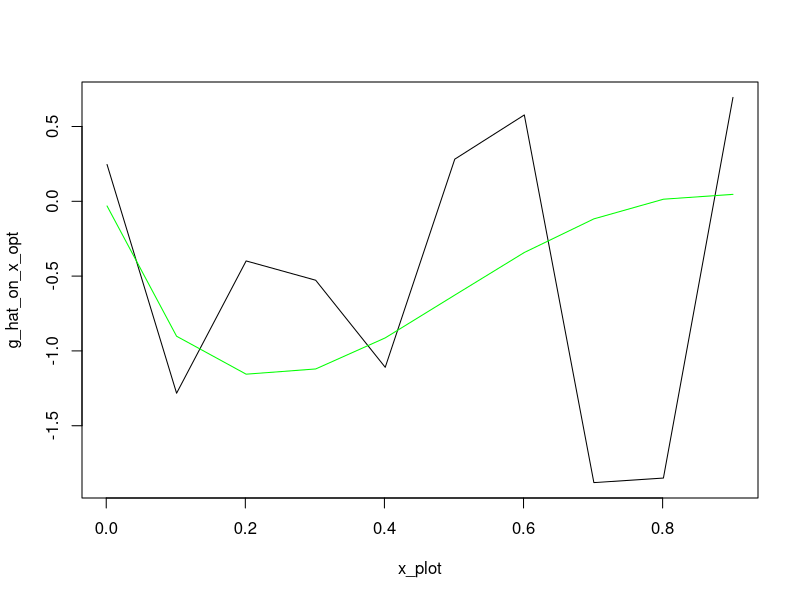
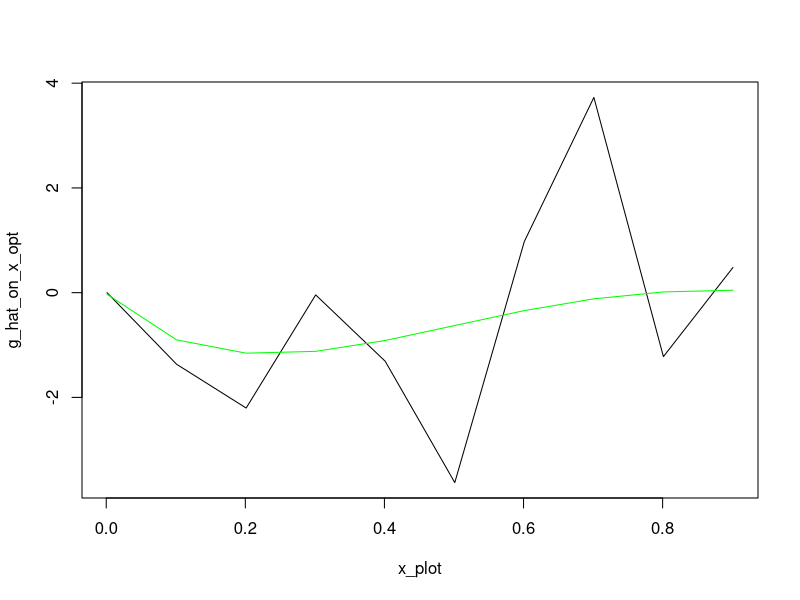
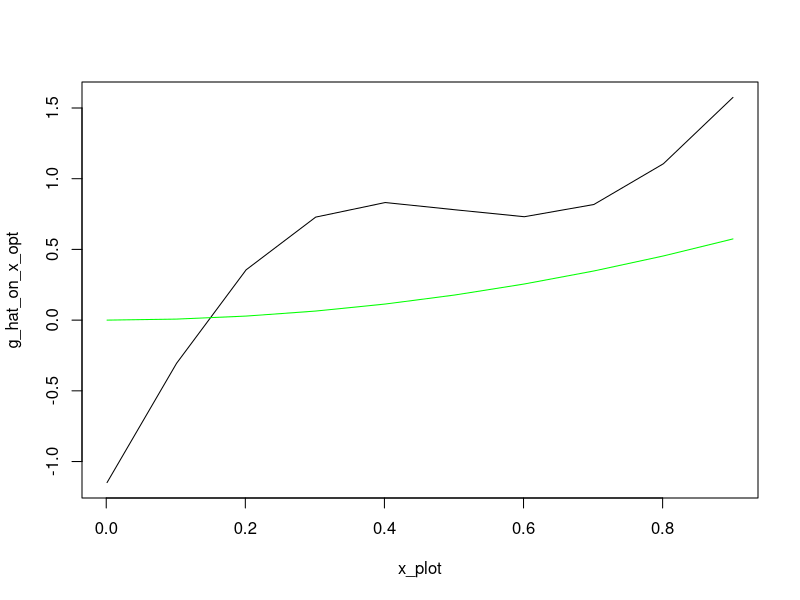
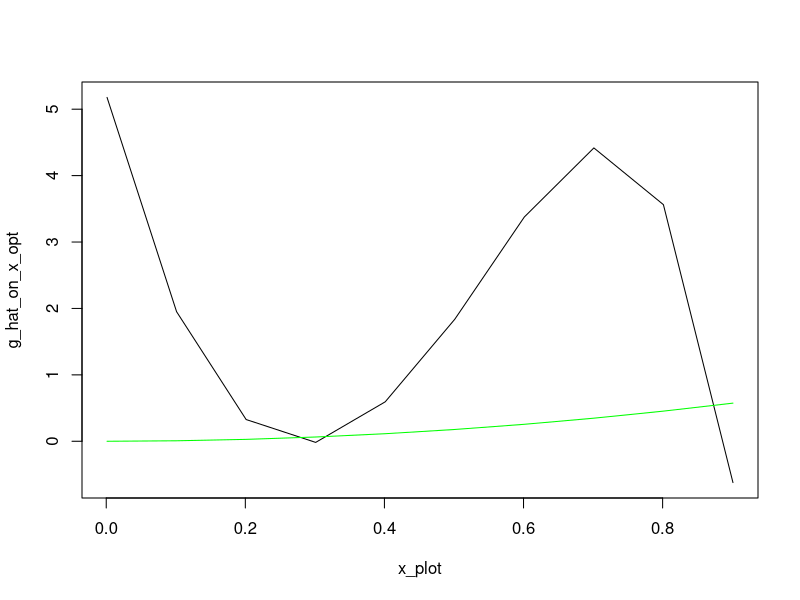
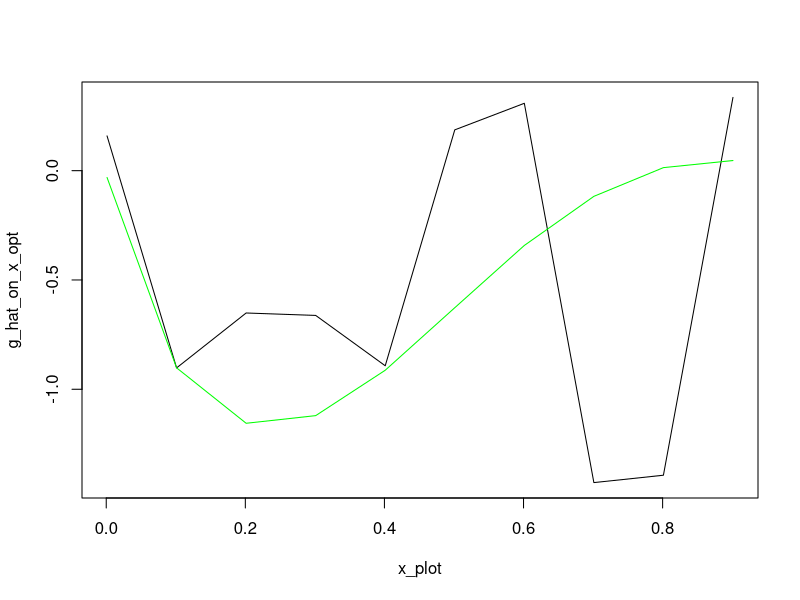
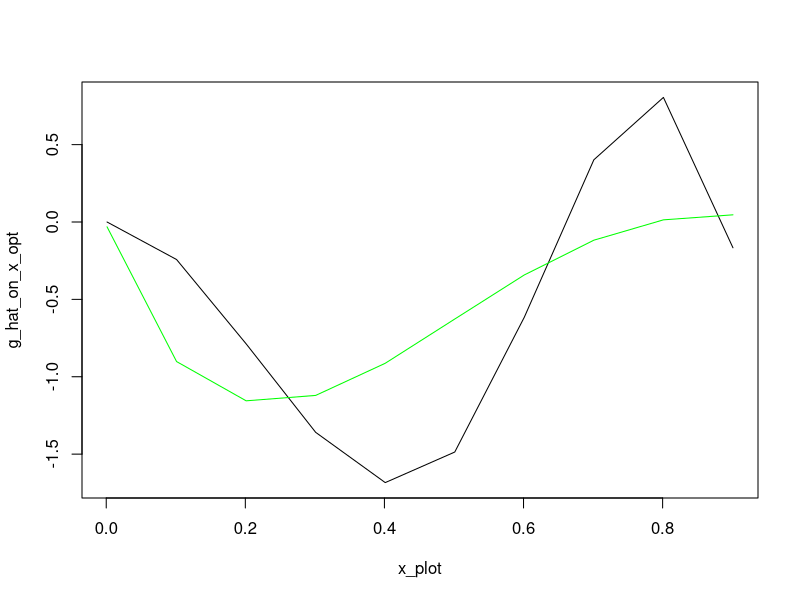
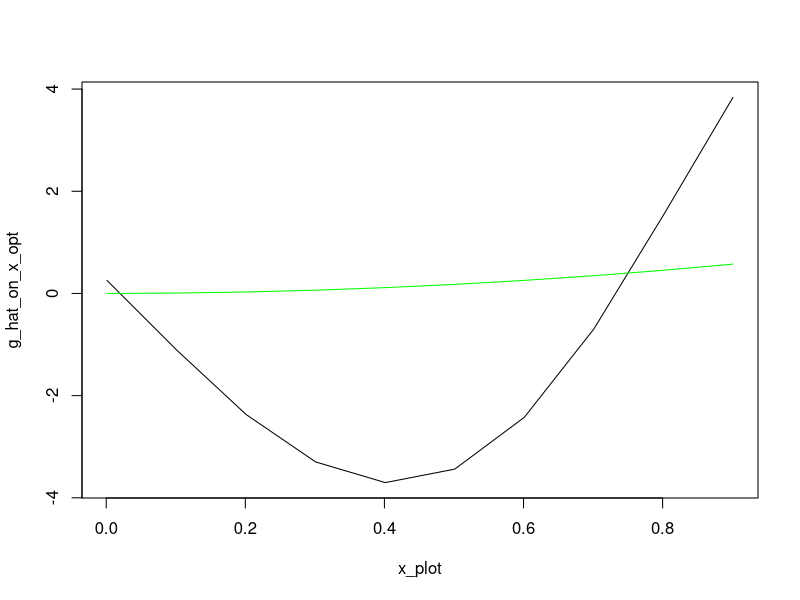
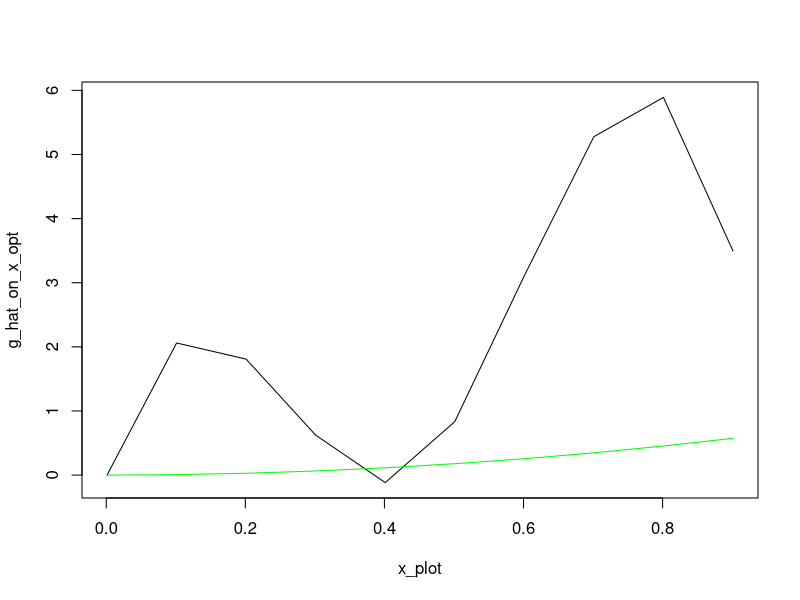

These figures' R source, in order: (Note: this script raises an error after producing the figures.)
#### Packages ####
library(splines)
library(MASS)
library(caret)



#### Estimate the gamma in the series estimation ####

kernel_functions <- function(x,ker='normal',knorm="sq")
{
  # Densities such as the integral of the square of the density is one if knorm is sq 
  # or such that the sd is one if knorm is sd.
  if (ker=='normal') 
  { 
    s <- switch(knorm,
                sd = 1,
                sq = 1/(2*sqrt(pi)))
    aux <- exp(- x^2 /(2*s^2)) / (sqrt(2*pi)*s)
  }
  if (ker=='triangle')
  {
    s <- switch(knorm,
                sd = sqrt(6),
                sq = (2/3))
    aux <- (s-abs(x))
    aux <- aux * (aux >0)/s^2
  }
  if (ker=='laplace')
  {
    s <- switch(knorm,
                sd = 1/sqrt(2),
                sq = 1/4)
    aux <- exp(-abs(x)/s)/(2*s)
  }
  return(aux)
}

create_W <- function(W, h=1 ,ker='normal',knorm="sq",remove=FALSE)
{
  #   ICM and smoothing matrix 
  #   If no bandwidth is provided for the function, h=1 is used  (no smoothing)
  #   The principle diagonal is replaced with zeros if remove = TRUE.
  n_w <- length(W)
  mat <- sapply(W,function(e) W - e*pracma::ones(n_w,1))
  wmat <-  kernel_functions(mat / h,ker=ker,knorm=knorm)/h; # kernel smoothing 
  # principle diagonal of the matrix replaced with zeros
  if (remove==TRUE) wmat <-  wmat - diag(diag(wmat))
  return(wmat/(n**2))
}

# splines
create_P_splines <- function(x, Z, J, degree){
  knots = quantile(Z, probs = seq(0, 1, length.out = J))
  return(bs(x, knots = knots, degree = degree, intercept = FALSE)[,1:length(knots)+degree-1])}

#trigo
p_j_trigo_0_1 <-function(j, J, z){
  a = 2*pi*j*z
  #print(a)
  if (j==1){
    return(1)
  }
  if (j%%2 == 0){
    cos_val = cos(a)
    return(sqrt(2)*cos_val)
  }
  else{
    sin_val = sin(a)
    return(sqrt(2)*sin_val)
  }
}

#hist
p_j_hist_0_1 <-function(j, J, z){
  l = length(z)
  if (l>1){
    res = rep(0, l)
    for (i in 1:l){
      if (z[i] >= (j - 1) / J && z[i] < j / J) {
        res[i] = sqrt(J)
      } else {
        res[i] = 0
      }
    }
    return(res)}
  else{
    if (z >= (j - 1) / J && z < j / J) {
      return(sqrt(J))
    } else{
      return(0)
    }
  }
}

# generalize for interval [a,b] : en fait ici on peut dire qu'on normalise Z entre 0 et 1
basis_a_b <-function(j, J, z, a, b, p_j_0_1){
  return(p_j_0_1(j,J,((z-a)/(b-a)))/sqrt(b-a))
}

# create P
create_P <- function(z_eval, J, Z, p_j, degree, spline_bool){
  n = length(Z)
  a = min(Z)
  b = max(Z)
  P = matrix(0, n, J)
  if (spline_bool == 0){
    for (j in 1:J){
      if (a!=b){
        for (i in 1:n){
          P[i,j] = basis_a_b(j, J, Z[i], a, b, p_j)}}
      else{
        P[i,j] = p_j(j, J, Z[i])
      }
    }
  }
  else{
    P <- create_P_splines(z_eval, Z, J, degree)
  }
  return(P)
}

# compute gamma_hat
estimation_gamma <- function(J, W, Z, Y, p_j, bool_splines, degree){
  n = length(Z)
  a = min(Z)
  b = max(Z)
  #compute Omega
  Omega <- create_W(W)
  
  #compute P
  P <- create_P(Z, J, Z, p_j, degree, bool_splines)
  
  #compute gamma
  gamma_step = t(P)%*%Omega%*%Y
  gamma_step_invert = solve(t(P)%*%Omega%*%P)
  gamma_hat = gamma_step_invert%*%gamma_step
  
  return(gamma_hat)
}

# Compute g_hat
g_hat <- function(z, J, p_j, gamma_hat, a, b){
  p_j_vector = rep(0, J)
  for (j in 1:J){
    p_j_vector[j] = basis_a_b(j, J, z, a, b, p_j)
  }
  return(sum(gamma_hat*p_j_vector))
}


#### Simulation 1 from Chen ####
g_sim_1 <- function(z, case){
  return(sin(4*z)*log(z))
}

simulate_data_1 <- function(data_param, g_sim, case){
  n = data_param[1]
  corr = data_param[2]
  
  U_V = mvrnorm(n, mu = c(0, 0), Sigma = matrix(c(1, corr, corr, 1),ncol = 2))
  
  U = U_V[,1]
  V = U_V[,2]
  X = rnorm(n, 0, 1)
  W = pnorm(X, 0, 1)
  D = rbinom(n, 1, 0.5)
  Z = pnorm(D*(X+V)+(1-D)*V)

  Y = g_sim(Z, none) + U
  
  return(list(U = U, V = V, X = X, W = W, D = D, Z = Z, Y = Y))
}

#data_param_1 = (n, corr)
n = 1250 #2500, 5000, 10 000
corr = 0.75
data_param_1 = c(n, corr)

simul_1 = simulate_data_1(data_param_1, g_sim_1, none) 


#### Simulation 2 from Chen ####
n = 1250 #2500, 5000, 10 000
Z = runif(n,0,1)
U = rnorm(n,0,1)
g_sim_2 <- function(z, case){
  return(sin(15*pi*z)*cos(z))
}

Y = g_sim_2(Z,none) + U

#attention ici pas d'instrument : à réfléchir




#### Simulation 3 #### 
simulate_data_3 <- function(data_param, g_sim, case){
  n = data_param[1]
  rhoev = data_param[2]
  rhowz = data_param[3]
  
  W = rnorm(n, 0, 1)
  V = rnorm(n, 0, 1)
  
  beta = sqrt((rhoev**2)/(1 - rhoev**2))
  Z = (beta*W + V)/sqrt(1+beta**2)
  
  eta = rnorm(n, 0, 1)
  a = sqrt((rhowz**2)/(1 - rhowz**2))
  eps = (a*V + eta)/sqrt(1+beta**2)
  
  Y = g_sim(Z,case) + eps
  
  return(list(W = W, V = V, Z = Z, Y = Y, eps = eps))
}

g_sim_3 <- function(x,case)  
{
  switch(case,  
         x,
         x^2/sqrt(2),
         sqrt(3*sqrt(3))*x*exp(-(x^2)/2),
         sqrt(3)*x*sin(pi*x/2),
         4*exp(-abs(x)) , 
         log(abs(x-1)+1)*ifelse(x>1,1,-1)*sqrt(10/3),
         sqrt(2)*x*cos(pi*x),
         (log(abs(x-1)+1)*ifelse(x>1,1,-1)*sqrt(10/3) - 0.6*x+ (x^3)*2)/8
  )
}


#n = 200 #or 400
#rhoev = 0.5 #0.8, 0.8
#rhowz = 0.9 #0.9, 0.7

data_param_3 = c(200, 0.5, 0.9)
simul_3 = simulate_data_3(data_param_3, g_sim_3, 2) #utilisent que le cas 2 et 3 dans le papier lapenta


#### Selection of J by cross-validation on M ####
calcul_M_g_hat <- function(gamma_hat, J, Z, Y, W, p_j_hat, bool_splines, degree){
  Omega <- create_W(W)
  M = 0 
  a = min(Z)
  b = max(Z)
  n = length(Z)
  g_hat_on_Z <- rep(0, n)
  if (bool_splines == 0){
    for (i in 1:n){
      g_hat_on_Z = g_hat(Z[i], J, p_j_hat, gamma_hat, a, b)
    }}
  else{
    basis <- create_P_splines(Z, Z, J, degree)
    g_hat_on_Z <- basis%*%gamma_hat
  }
  
  for (i in 1:n){
    for (j in 1:n){
      M = M + (Y[i] - g_hat_on_Z[i])*(Y[j] - g_hat_on_Z[j])*Omega[i,j]
    }
    return(M/(n**2))
  }}


calcul_M_true_g <- function(g, J, Z, Y, W){
  M = 0
  Omega <- create_W(W)
  for (i in 1:n){
    for (j in 1:n){
      M = M + (Y[i] - g(Z[i]))*(Y[j] - g(Z[j]))*Omega[i,j]
    }
    return(M/(n**2))
  }}

calcul_M_g_hat_test_sample <- function(g_hat_on_Z_test, Omega, n_test, Y_test){
  M = 0
  for (i in 1:n_test){
    for (j in 1:n_test){
      M = M + (Y_test[i] - g_hat_on_Z_test[i])*(Y_test[j] - g_hat_on_Z_test[j])*Omega[i,j]
    }
    return(M/(n_test**2))
  }}


#we want to minimize M so we choose J such that M is minimal
sample_train_test <- function(Z, Y, W, p_train){
  # Create a single data frame with all variables
  df <- data.frame(Z = Z, Y = Y, W = W)
  
  # Create bins based on the X variable (you can modify the binning logic if needed)
  bins <- cut(df$Z, breaks = 3, labels = FALSE)
  
  # Sample indices for the training set using bins for stratification
  index_train <- createDataPartition(bins, p = p_train, list = FALSE)
  
  # Indices for the validation set (complementary to train indices)
  index_val <- setdiff(seq_len(nrow(df)), index_train)
  
  # Create train and validation sets based on indices
  train_set <- df[index_train, ]
  val_set   <- df[index_val, ]
  
  # Return the training and validation sets
  return(list(
    Z_train = train_set$Z, Y_train = train_set$Y, W_train = train_set$W,
    Z_validation = val_set$Z, Y_validation = val_set$Y, W_validation = val_set$W
  ))
}

optimization_CV_M <- function(Z, W, Y, vect_J_to_test, p_train, p_j, bool_splines, degree, x_plot, case, true_g){
  gamma_hat_list <- vector("list", length(vect_J_to_test))
  a = min(Z)
  b = max(Z)
  M_values <- numeric(length(vect_J_to_test))
  n = length(Z)
  
  # split the data in training and test set
  sampled_data <- sample_train_test(Z, Y, W, p_train)
  Z_train <- sampled_data$Z_train
  Y_train <- sampled_data$Y_train
  W_train <- sampled_data$W_train
  Z_validation <- sampled_data$Z_validation
  Y_validation <- sampled_data$Y_validation
  W_validation <- sampled_data$W_validation
  n_train <- length(Z_train)
  
  # compute gamma_hat_train and g_hat_train for the training set
  for (j in 1:length(vect_J_to_test)){
    #compute gamma_hat_train
    gamma_hat <- estimation_gamma(vect_J_to_test[j],W_train,Z_train,Y_train,p_j, bool_splines, degree)
    gamma_hat_list[[j]] <- gamma_hat
    
    # compute the prediction of g_hat_train on the test set 
    n_val <- length(Z_validation)
    if (bool_splines == 0){ 
      g_hat_on_Z_val = rep(0, n_val)
      for (i in 1:n_val){
        g_hat_on_Z_val[i] <- g_hat(Z_validation[i], vect_J_to_test[j], p_j, gamma_hat, a, b)
      }}
    else{
      basis <- create_P_splines(Z_validation, Z_train, vect_J_to_test[j], degree)
      g_hat_on_Z_val <-  basis%*%gamma_hat
    }
    
    # compute M and store it 
    Omega_val <- create_W(W_validation)
    M_values[j] <- calcul_M_g_hat_test_sample(g_hat_on_Z_val, Omega_val, n_val, Y_validation)
  }
  
  # return J corresponding to the smallest MSE
  J_opt = vect_J_to_test[which.min(M_values)]
  print(c(M_values, J_opt))
  gamma_hat <- estimation_gamma(J_opt,W,Z,Y,p_j, bool_splines, degree)
  
  g_hat_on_x_opt = rep(0, length(x_plot))
  if (bool_splines == 0){ 
    for (i in 1:length(x_plot)){
      g_hat_on_x_opt[i] <- g_hat(x_plot[i], J_opt, p_j, gamma_hat, a, b)
    }}
  else{
    basis <- create_P_splines(x_plot, Z, J_opt, degree)
    g_hat_on_x_opt <- basis%*%gamma_hat
  }
  
  g_on_x = true_g(x_plot, case)
  plot(x_plot, g_hat_on_x_opt, type = 'l', col = 'black')
  lines(x_plot, g_on_x, type = 'l', col = 'green')
  
  return(J_opt)
  
}


#simulation 1 
data_param_1 = c(1250, 0.75)
simul_1 <- simulate_data_1(data_param_1, g_sim_1, none)
vect_J_to_test = seq(3, 10, by = 1)
x = seq(min(Z), max(Z), by = 0.1)
optimization_CV_M(simul_1$Z, simul_1$W, simul_1$Y, vect_J_to_test, 0.6, p_j_trigo_0_1, 0, none, x, none, g_sim_1)

vect_J_to_test = seq(3, 10, by = 1)
x = seq(min(Z), max(Z), by = 0.1)
optimization_CV_M(simul_1$Z, simul_1$W, simul_1$Y, vect_J_to_test, 0.6, none, 1, 3, x, none, g_sim_1)


#simulation 3 : avec base trigo, pas l'impression que ça fonctionne de ouf
data_param_3 = c(200, 0.5, 0.9)
simul_3 = simulate_data_3(data_param_3, g_sim_3, 2) 

vect_J_to_test = seq(3, 20, by = 1)
x = seq(min(Z), max(Z), by = 0.1)
optimization_CV_M(simul_3$Z, simul_3$W, simul_3$Y, vect_J_to_test, 0.8, p_j_trigo_0_1, 0, none, x, 2, g_sim_3)


vect_J_to_test = seq(3, 20, by = 1)
x = seq(min(Z), max(Z), by = 0.1)
optimization_CV_M(simul_3$Z, simul_3$W, simul_3$Y, vect_J_to_test, 0.8, none, 1, 3, x, 2, g_sim_3)


#### Selection of J by cross-validation on the MSE ####
optimization_CV_MSE <- function(Z, W, Y, vect_J_to_test, p_train, p_j, bool_splines, degree, x_plot, case, true_g){
  gamma_hat_list <- vector("list", length(vect_J_to_test))
  a = min(Z)
  b = max(Z)
  MSE_values <- numeric(length(vect_J_to_test))
  n = length(Z)
  
  # split the data in training and test set
  sampled_data <- sample_train_test(Z, Y, W, p_train)
  Z_train <- sampled_data$Z_train
  Y_train <- sampled_data$Y_train
  W_train <- sampled_data$W_train
  Z_validation <- sampled_data$Z_validation
  Y_validation <- sampled_data$Y_validation
  W_validation <- sampled_data$W_validation
  n_train <- length(Z_train)
  
  # compute gamma_hat_train and g_hat_train for the training set
  for (j in 1:length(vect_J_to_test)){
    #compute gamma_hat_train
    gamma_hat <- estimation_gamma(vect_J_to_test[j],W_train,Z_train,Y_train,p_j, bool_splines, degree)
    gamma_hat_list[[j]] <- gamma_hat
    
    # compute the prediction of g_hat_train on the test set 
    n_val <- length(Z_validation)
    if (bool_splines == 0){ 
      g_hat_on_Z_val = rep(0, n_val)
      for (i in 1:n_val){
        g_hat_on_Z_val[i] <- g_hat(Z_validation[i], vect_J_to_test[j], p_j, gamma_hat, a, b)
      }}
    else{
      basis <- create_P_splines(Z_validation, Z_train, vect_J_to_test[j], degree)
      g_hat_on_Z_val <-  basis%*%gamma_hat
    }
    
    # compute MSE and store it
    MSE = sum((g_hat_on_Z_val - Z_validation)**2)
    MSE_values[j] = MSE
     }
  
  # return J corresponding to the smallest MSE
  J_opt = vect_J_to_test[which.min(MSE_values)]
  print(c(MSE_values, J_opt))
  gamma_hat <- estimation_gamma(J_opt,W,Z,Y,p_j, bool_splines, degree)
  
  g_hat_on_x_opt = rep(0, length(x_plot))
  if (bool_splines == 0){ 
    for (i in 1:length(x_plot)){
      g_hat_on_x_opt[i] <- g_hat(x_plot[i], J_opt, p_j, gamma_hat, a, b)
    }}
  else{
    basis <- create_P_splines(x_plot, Z, J_opt, degree)
    g_hat_on_x_opt <- basis%*%gamma_hat
  }
  
  g_on_x = true_g(x_plot, case)
  plot(x_plot, g_hat_on_x_opt, type = 'l', col = 'black')
  lines(x_plot, g_on_x, type = 'l', col = 'green')
  
  return(J_opt)
  
}

#simulation 1 
data_param_1 = c(1250, 0.75)
simul_1 <- simulate_data_1(data_param_1, g_sim_1, none)
vect_J_to_test = seq(3, 10, by = 1)
x = seq(min(Z), max(Z), by = 0.1)
optimization_CV_MSE(simul_1$Z, simul_1$W, simul_1$Y, vect_J_to_test, 0.6, p_j_trigo_0_1, 0, none, x, none, g_sim_1)

vect_J_to_test = seq(3, 10, by = 1)
x = seq(min(Z), max(Z), by = 0.1)
optimization_CV_MSE(simul_1$Z, simul_1$W, simul_1$Y, vect_J_to_test, 0.6, none, 1, 3, x, none, g_sim_1)


#simulation 3 
data_param_3 = c(200, 0.5, 0.9)
simul_3 = simulate_data_3(data_param_3, g_sim_3, 2) 

vect_J_to_test = seq(3, 20, by = 1)
x = seq(min(Z), max(Z), by = 0.1)
optimization_CV_MSE(simul_3$Z, simul_3$W, simul_3$Y, vect_J_to_test, 0.8, p_j_trigo_0_1, 0, none, x, 2, g_sim_3)


vect_J_to_test = seq(3, 20, by = 1)
x = seq(min(Z), max(Z), by = 0.1)
optimization_CV_MSE(simul_3$Z, simul_3$W, simul_3$Y, vect_J_to_test, 0.8, none, 1, 3, x, 2, g_sim_3)




#### Selection of J by Lepski 1 (Comte) #### 



#### Lepski with bootstrap ####



#install.packages("expm")
library(expm)
calcul_s_J <- function(J, W, Z, Y, p_j, bool_splines, degree){
  n = length(W)
  
  Omega <- create_W(W)
  Phi <- create_P(Z, J, Z, p_j, degree, bool_splines)
  tPhi_Phi <- t(Phi)%*%Phi
  
  inverse_tPhi_Phi <- solve(tPhi_Phi)
  sqrt_inverse_tPhi_Phi <- sqrtm(inverse_tPhi_Phi)
  res_mat <- n*sqrt_inverse_tPhi_Phi%*%t(Phi)%*%Omega%*%Phi%*%sqrt_inverse_tPhi_Phi
  
  min_eigen_val <- min(eigen(res_mat)$values)
  
  return(min_eigen_val)}


compute_M_bootstrap <- function(J, W, Z, Y, p_j, bool_splines, degree){
  n = length(Z)
  #compute Omega
  Omega <- create_W(W)
  
  #compute P
  P <- create_P(Z, J, Z, p_j, degree, bool_splines)
  
  #compute gamma
  M_boot_step = t(P)%*%Omega
  M_boot_step_invert = solve(t(P)%*%Omega%*%P)
  M_boot = M_boot_step_invert%*%M_boot_step
  
  return(M_boot)
}


calcul_hat_g_on_Z <- function(j, Z, p_j, gamma_hat, a, b, Z_to_evaluate, degree, bool_splines){
  g_hat_on_x <- rep(0, length(Z_to_evaluate))
  if (bool_splines == 0){
    for (i in 1:length(Z_to_evaluate)){
      g_hat_on_Z <- g_hat(Z_to_evaluate[i], j, p_j, gamma_hat, a, b)
    }
  }
  else{
    basis <- create_P_splines(Z_to_evaluate, Z, j, degree)
    if (length(gamma_hat)>1){
    g_hat_on_Z <- basis%*%gamma_hat}
    else {
      g_hat_on_Z <- gamma_hat*sum(basis)
    }
  }
  return(g_hat_on_Z)
}


create_matrix_U <- function(u_j, u_j_prime){
  n = length(u_j)
  res_mat <- matrix(0, nrow = n, ncol = n)
  for (i in 1:n){
    res_mat[i,i] = u_j[i]*u_j_prime[i]
  }
  return(res_mat)
}
  
  
T_stat_D <- function(x_grid, Y, Z, W, p_j, degree, bool_splines, I_hat, w_vector, list_M_boot, matrix_sigma_all_j_all_x, matrix_all_u, matrix_sigma_all_j_j2_all_x){
  I_hat = sort(I_hat)
  
  diff_matrix_allx <- replicate(length(x_grid), matrix(0, length_I_hat, length_I_hat), simplify = FALSE)#matrice des diff de D_j
  matrix_ratio_allx <-  replicate(length(x_grid), matrix(0, length_I_hat, length_I_hat), simplify = FALSE)
  
  for (j_index in 1:length(I_hat)){
    j = I_hat[j_index]
    u_hat_j = matrix_all_u[j_index,] #chaque ligne correspond au vecteur des erreurs de prédiction pour J = valeur de la ligne
    u_star_j = u_hat_j*w_vector #on calcule le vecteur bootstrap
    
    P_j_on_x <- create_P(x_grid, j, Z, p_j, degree, bool_splines)
    D_j_star = P_j_on_x%*%list_M_boot[[j]]%*%u_star_j #vecteur de taille nx
    
    for (j_prime_index in j_index:length(I_hat)){
      j_prime = I_hat[j_prime_index]
      
      #compute u_star_j_prime
      u_hat_j_prime = matrix_all_u[j_prime_index,]
      u_star_j_prime = u_hat_j_prime*w_vector
      
      #compute D_j_prime sur les x
      P_j_prime_on_x <- create_P(x_grid, j_prime, Z, p_j, degree, bool_splines)
      D_j_prime_star = P_j_prime_on_x%*%list_M_boot[[j_prime]]%*%u_star_j_prime #vecteur de taille x
    }
    
    #Stockage des résultats
    for (x_index in 1:length(x_grid)){
      diff_matrix_allx[[x_index]][j_index, j_prime_index] =abs(D_j_prime_star[x_index] - D_j_star[x_index]) 
      
      sigma_j_x = matrix_sigma_all_j_all_x[j_index, x_index]
      sigma_j_prime_x = matrix_sigma_all_j_all_x[j_prime_index, x_index]
      sigma_j_j_prime_x = matrix_sigma_all_j_j2_all_x[[x_index]][j_index, j_prime_index]
      sigma_val_x = sigma_j_x + sigma_j_prime_x - 2*sigma_j_j_prime_x
      
      if (sigma_val_x !=0){ #attention on a des sigma = 0 (bizarre) et donc pb
        matrix_ratio_allx[[x_index]][j_index, j_prime_index] = diff_matrix_allx[[x_index]][j_index,j_prime_index]/sqrt(sigma_val_x)
      }}  
    vec_max <- rep(0, length(x_grid))
    for (x_index in 1:length(x_grid)){
      vec_max[x_index] = max(matrix_ratio_allx[[x_index]])
    }
    
    return(max(vec_max))}}


compute_J_hat <- function(theta_star, I_hat, x_grid, p_j, matrix_gamma, matrix_sigma_all_j_all_x, matrix_sigma_all_j_j2_all_x){
  j_index = 1
  J = I_hat[j_index]
  ratio = calcul_ratio(J, j_index, I_hat, x_grid, p_j, matrix_gamma, matrix_sigma_all_j_all_x, matrix_sigma_all_j_j2_all_x)
  while (ratio > 1.1*theta_star){
    j_index = j_index + 1 
    J = I_hat[j_index]
    ratio = calcul_ratio(J, j_index, I_hat, x_grid, p_j, matrix_gamma, matrix_sigma_all_j_all_x, matrix_sigma_all_j_j2_all_x)
  }
  
  return(J)
}

calcul_ratio <- function(J, J_index, I_hat, x_grid, p_j, matrix_gamma, matrix_sigma_all_j_all_x, matrix_sigma_all_j_j2_all_x){
  res_mat <- matrix(0, length_I_hat, length(x_grid))
  
  P_j_on_x <- create_P(x_grid, J, Z, p_j, degree, bool_splines) #on crée la base pour J donné
  if (J>1){
    g_hat_J_x <- P_j_on_x%*%matrix_gamma[J_index,][1:J]
  }else{
    g_hat_J_x <- matrix_gamma[J_index,][1:J]*P_j_on_x}
  
  
  sigma_J_vect <- matrix_sigma_all_j_all_x[J_index,]
  
  for (J_prime_index in J_index:length(I_hat)){
    J_prime = I_hat[J_prime_index]
    P_j_prime_on_x <- create_P(x_grid, J_prime, Z, p_j, degree, bool_splines)
    if (J>1){
      g_hat_J_prime_x <- P_j_prime_on_x%*%matrix_gamma[J_prime_index,][1:J_prime]
    }else{
      g_hat_J_prime_x <- matrix_gamma[J_index,][1:J_prime]*P_j_prime_on_x}
    
    sigma_J_prime_vect <- matrix_sigma_all_j_all_x[J_prime_index,]
    for (x_index in 1:length(x_grid)){
      sigma_J_J_prime <- abs(matrix_sigma_all_j_all_x[J_index,x_index]^{2} + matrix_sigma_all_j_all_x[J_prime_index,x_index]^{2} - 2*matrix_sigma_all_j_j2_all_x[[x_index]][J_index, J_prime_index])
      denom = sqrt(sigma_J_J_prime)
      if (denom!=0){
        res_mat[J_prime_index, x_index] = abs(g_hat_J_prime_x[x_index] - g_hat_J_x[x_index])/(denom)
      }}
  }
  return(max(res_mat))
}

valid_dim <- function(J){
  if (J>0){
    return(TRUE)
  }
  else{
    return(FALSE)
  }
  
}

lepski_bootstrap <- function(n_boot,valid_dim,x_grid, W, Z, Y, p_j, bool_splines, degree){
  n = length(W)
  
  #code fonctionne mais pb ça ne s'arrête pas... définir un J_max à la main en attendant, leur critère n'est peut-être pas le bon pour nous
  #s_1 = 1/calcul_s_J(1, W, Z, Y, p_j, bool_splines, degree)
  #s_2 = 1/calcul_s_J(2, W, Z, Y, p_j, bool_splines, degree)
  #prev_ratio = s_1*1*sqrt(log(1))/sqrt(n) 
  #new_ratio = s_2*2*sqrt(log(2))/sqrt(n)
  
  #if ((prev_ratio <= 10 && new_ratio > 10)) {
  #  J = 2
  #} else {
  #  J = 2
  #  while (!(prev_ratio <= 10 && new_ratio > 10)) {
  #    print(c(prev_ratio, new_ratio))
  #    J = J + 1
      
      # Look for a valid J
  #    while (!valid_dim(J)) {  
  #      J = J + 1}
      
      # Calculate s_hat_J and update ratios
  #    s_hat_J = calcul_s_J(J, W, Z, Y, p_j, bool_splines, degree)
  #    prev_ratio = new_ratio
  #    new_ratio = s_hat_J * J * sqrt(log(J)) / sqrt(n)
  #  }
  #}
  
  #J_max = J
  J_max = 15 #arbitraire pour l'instant
  
  #create I_hat
  I_hat = seq(as.integer(0.1 * log(J_max)^2), as.integer(J_max), by = 1)
  I_hat = sort(I_hat[sapply(I_hat,valid_dim)]) #select only the valid dimensions
  length_I_hat = length(I_hat)
  
  
  # estimate the models (ie the gamma_J and M_boot for all J)
  matrix_gamma = matrix(0, nrow = length_I_hat, ncol = length_I_hat)
  list_M_boot <- list()
  for (j_index in 1:length_I_hat){
    j = I_hat[j_index]
    M_boot_j <- compute_M_bootstrap(j, W, Z, Y, p_j, bool_splines, degree)
    list_M_boot[[j_index]] <- M_boot_j
    
    gamma_J <- M_boot_j%*%Y
    gamma_J_zeros <- c(gamma_J, rep(0, length_I_hat - j)) #add zeros for good dimension
    matrix_gamma[j_index,] = gamma_J_zeros #ATTENTION ! prendre que les J premiers termes dans les prochains algos pour pas prendre les zéros!!!
  }
  
  
  #draw the w_i
  W_boot_matrix <- matrix(rnorm(n_boot * n, mean = 0, sd = 1), nrow = n_boot, ncol = n)
  
  #compute the sigma_J(x) for all values of J and all values of x
  matrix_sigma_all_j_all_x <- matrix(0, nrow = length_I_hat, ncol = length(x_grid))
  matrix_all_u <- matrix(0, nrow = length_I_hat, ncol = n) #n number of data points (ie length(Z))
  for (j_index in 1:length_I_hat){
    j = I_hat[j_index]
    h_hat_j_on_Z = calcul_hat_g_on_Z(j, Z, p_j, matrix_gamma[j_index,1:j], a, b, Z, degree, bool_splines)
    u_hat_j = Y - h_hat_j_on_Z 
    matrix_all_u[j_index,] = u_hat_j
    
    P_j_on_x <- create_P(x_grid, j, Z, p_j, degree, bool_splines) #create for all x_grid
    U_j_j <- create_matrix_U(u_hat_j, u_hat_j) 
    middle_matrix <- list_M_boot[[j_index]]%*%U_j_j%*%t(list_M_boot[[j_index]]) #ok
    
    vec_sigma_j <- rep(0, length(x_grid))
    if (length(middle_matrix)>1){
      for (x_index in 1:length(x_grid)){
        vec_sigma_j[x_index] <- P_j_on_x[x_index,]%*%(middle_matrix)%*%P_j_on_x[x_index,]
      }
    }
    else{
      for (x_index in 1:length(x_grid)){
        vec_sigma_j[x_index] = middle_matrix*P_j_on_x[x_index]^{2}
      }
    }
    matrix_sigma_all_j_all_x[j_index,] = vec_sigma_j #ligne j prend les valeurs des sigma_j(x) pour toutes les valeurs de x_grid
  }

  #compute the sigma_J,J_2(x) for all values of x
  matrix_sigma_all_j_j2_all_x <- replicate(length(x_grid), matrix(0, length_I_hat, length_I_hat), simplify = FALSE)
  for (j_index in 1:length_I_hat){
    j = I_hat[j_index]
    P_j_on_x <- create_P(x_grid, j, Z, p_j, degree, bool_splines)
    
    for (j_prime_index in (j_index):length_I_hat){
      j_prime = I_hat[j_prime_index]
      
      #calcul de sigma_j,jprime(x) pour tous les x_grid et ensuite on met dans les matrices
      U_j_jp <- create_matrix_U(matrix_all_u[j_index,], matrix_all_u[j_prime_index,])
      P_j_prime_on_x <- create_P(x_grid, j_prime, Z, p_j, degree, bool_splines)
      
      middle_matrix <- list_M_boot[[j_index]]%*%U_j_jp%*%t(list_M_boot[[j_prime_index]])
      
      if (j == 1 && j_prime == 1){
        vec_sigma_j_jprime <- rep(0, length(x_grid))
        for (x_index in 1:length(x_grid)){
          vec_sigma_j_jprime[x_index] = middle_matrix*P_j_on_x[x_index]*P_j_prime_on_x[x_index]
          matrix_sigma_all_j_j2_all_x[[x_index]][j_index, j_prime_index] = vec_sigma_j_jprime[x_index]
        }
      }
      if (j == 1 && j_prime >1){
        vec_sigma_j_jprime <- rep(0, length(x_grid))
        for (x_index in 1:length(x_grid)){
          vec_sigma_j_jprime[x_index] = P_j_on_x[x_index]*(middle_matrix%*%P_j_prime_on_x[x_index,])
          matrix_sigma_all_j_j2_all_x[[x_index]][j_index, j_prime_index] = vec_sigma_j_jprime[x_index]
        }
      }
      if (j>1 && j_prime == 1){
        vec_sigma_j_jprime <- rep(0, length(x_grid))
        for (x_index in 1:length(x_grid)){
          vec_sigma_j_jprime[x_index] = (P_j_on_x[x_index,]%*%middle_matrix)*P_j_prime_on_x[x_index]
          matrix_sigma_all_j_j2_all_x[[x_index]][j_index, j_prime_index] = vec_sigma_j_jprime[x_index]
        }
      }
      if (j>1 && j_prime >1){
        vec_sigma_j_jprime <- rep(0, length(x_grid))
        for (x_index in 1:length(x_grid)){
          vec_sigma_j_jprime[x_index] = P_j_on_x[x_index,]%*%(middle_matrix)%*%P_j_prime_on_x[x_index,]
          matrix_sigma_all_j_j2_all_x[[x_index]][j_index, j_prime_index] = vec_sigma_j_jprime[x_index]
        }
      }
    }}
  
  
  #compute the T stat for each draw of w
  T_i = rep(0, n_boot)
  for (i in 1:n_boot){
    T_i[i] = T_stat_D(x_grid, Y, Z, W, p_j, degree, bool_splines, I_hat, W_boot_matrix[i,], list_M_boot, matrix_sigma_all_j_all_x, matrix_all_u, matrix_sigma_all_j_j2_all_x) 
  }
  alpha = min(0.5, sqrt(log(J_max)/J_max))
  theta = quantile(T_i, probs = 1 - alpha)
  
  J_n_hat = I_hat[length(I_hat)-1] #on prend l'avant dernier pour être le plus petit strict
  #à peu près ok jusqu'ici
  
  
  J_hat = compute_J_hat(theta,I_hat, x_grid, p_j, matrix_gamma, matrix_sigma_all_j_all_x, matrix_sigma_all_j_j2_all_x)
  
  J_tilde = min(J_hat, J_n_hat)
  
  return(J_tilde)
}

#tests
lepski_bootstrap(n_boot,valid_dim,x_grid, W, Z, Y, none, bool_splines, degree) #ok fonctionne avec splines







#### Selection of J by Lepski 2 (Chen) #### 
lepski_chen <- function(c_0,W,Z,Y,p_j,bool_splines,degree, valid_dim){
  prev_ratio = 0
  new_ratio = 1000
  J = 1
  
  #find J_max
  while ((prev_ratio>10 || new_ratio<= 10)){
    s_hat_J = calcul_s_J(todo) #TODO
    prev_ratio = new_ratio
    new_ratio = s_hat_J*J*sqrt(log(J))/sqrt(n) 
    J = J+1
    while (!valid_dim(J)){# as long as the value of J is not valid we look for another one
      J = J+1
    }}
  
  J_max = J
  
  I_hat = seq(as.integer(0.1 * log(J_max)^2), as.integer(J_max) + 1, by = 1)
  I_hat = sort(I_hat[valid_dim(I_hat)]) #select only the valid dimensions
  
  index = 1
  J = I_hat[index]
  condition = FALSE
  while (J %in% I_hat && condition == FALSE){
    for (J_prime in I_hat){
      if (J_prime>J){
        #compute g_J and g_J'
        gamma_J <- estimation_gamma(J,W,Z,Y,p_j, bool_splines, degree)
        gamma_J_prime <- estimation_gamma(J_prime,W,Z,Y,p_j, bool_splines, degree)
        
        #compute V_hat(J) and V_hat(J')
        V_J = V_hat_J(J)
        V_J_prime = V_hat_J(J_prime)
        
        #compute |g_J - g_J'| (a)
        a = difference_norm(g_J, g_J_prime)
        
        #compute c_0(V_hat(J)+V_hat(J')) (b)
        b = c_0*(V_J + V_J_prime)
        
        if(a<b){
          condition = TRUE}
        else{
          condition = FALSE
        }  
        index = index + 1
        J = I_hat[index]
      }
      else{
        index = index + 1
        J = I_hat[index]
      }}}
  J_opt = J
  return(J_opt)
}



valid_dim_splines <- function(J){#checks if J is a valid dimension in Tau  
  
}

V_hat_J <- function(J, n, s_J_hat){
  return (sqrt(log(n)/n)/s_J_hat) #the one in our case 
}

difference_norm <- function(g_J, g_J_prime){
  # TO DO
}
